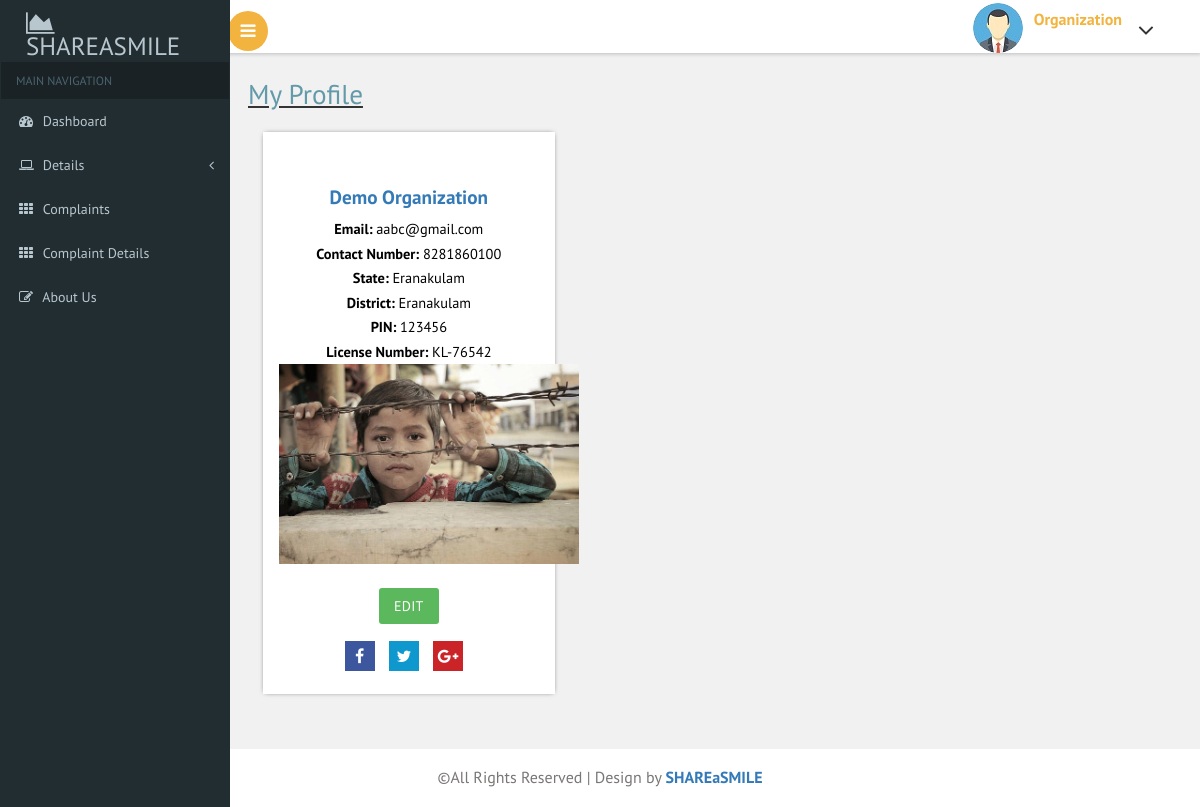
The page /organisation/profile.php (signed in) on the database its author committed.
### tables this page shows
CREATE TABLE `registration_organisation` (
  `full_name` varchar(100) NOT NULL,
  `email` varchar(100) NOT NULL,
  `phone` varchar(20) NOT NULL,
  `street` varchar(100) NOT NULL,
  `district` varchar(100) NOT NULL,
  `pincode` varchar(10) NOT NULL,
  `organisation_id` int(11) NOT NULL,
  `organisation_name` varchar(100) NOT NULL,
  `organisation_email` varchar(100) NOT NULL,
  `organisation_phone` varchar(20) NOT NULL,
  `organisation_street` varchar(100) NOT NULL,
  `organistion_district` varchar(100) NOT NULL,
  `organisation_pincode` varchar(10) NOT NULL,
  `organisation_licence_number` varchar(50) NOT NULL,
  `organisation_licence_file` varchar(200) NOT NULL,
  `verify_status` int(11) NOT NULL
);

### organisation/profile.php (the view, shortened to what this page needs)
<?php
include("header.php");
$email = $_SESSION['email'];
?>
<div id="page-wrapper">
    <div class="main-page">
        <u><h2 class="title1">My Profile</h2></u>
        <?php
        require("connect.php");
        $sql = "SELECT * FROM registration_organisation WHERE email='$email'";
        $res = mysqli_query($conn, $sql);
        if (mysqli_num_rows($res) > 0) {
            while ($row = mysqli_fetch_assoc($res)) {
                ?>
                <div class="col-md-4 chart-layer1-right">
						<div class="user-marorm">
						<div class="malorm-bottom">
							 <h2><?php echo $row['organisation_name'] ?></h2>
							<p><b>Email: </b><?php echo $row['organisation_email'] ?> <br>
                            <b>Contact Number: </b> <?php echo $row['organisation_phone'] ?> <br>
                            <b>State: </b><?php echo $row['organisation_street'] ?> <br>
                            <b>District: </b><?php echo $row['organistion_district'] ?> <br>
                            <b>PIN: </b><?php echo $row['organisation_pincode'] ?><br>
                            <b>License Number: </b><?php echo $row['organisation_licence_number'] ?><br>
                            <img src="../log/<?php echo $row['organisation_licence_file'] ?>" width="300" height="200"><br><br>
                            <a class="btn btn-success" href="profile_form/edit.php?email=<?php echo $row['email'] ?>">Edit</a></p>
							<ul class="malorum-icons">
								<li><a href="#"><i class="fa fa-facebook"> </i>
								</a></li>
								<li><a href="#"><i class="fa fa-twitter"> </i>
								</a></li>
								<li><a href="#"><i class="fa fa-google-plus"> </i>
								</a></li>
							</ul>
						</div>
					   </div>
					</div>
					<div class="clearfix"> </div>
				</div>
                <?php
            }
        }
        ?>
    </div>
</div>
<?php
include("footer.php");
?>

### organisation/css/custom.css (style rules this page uses)
#page-wrapper { padding:5em 2em 2.5em; background-color: #F1F1F1; }

### rows shown on the page
registration_organisation: organisation_name "Demo Organization", organisation_email "aabc@gmail.com", organisation_phone "8281860100", organisation_street "Eranakulam", organistion_district "Eranakulam", organisation_pincode "123456", organisation_licence_number "KL-76542", organisation_licence_file (picture)
